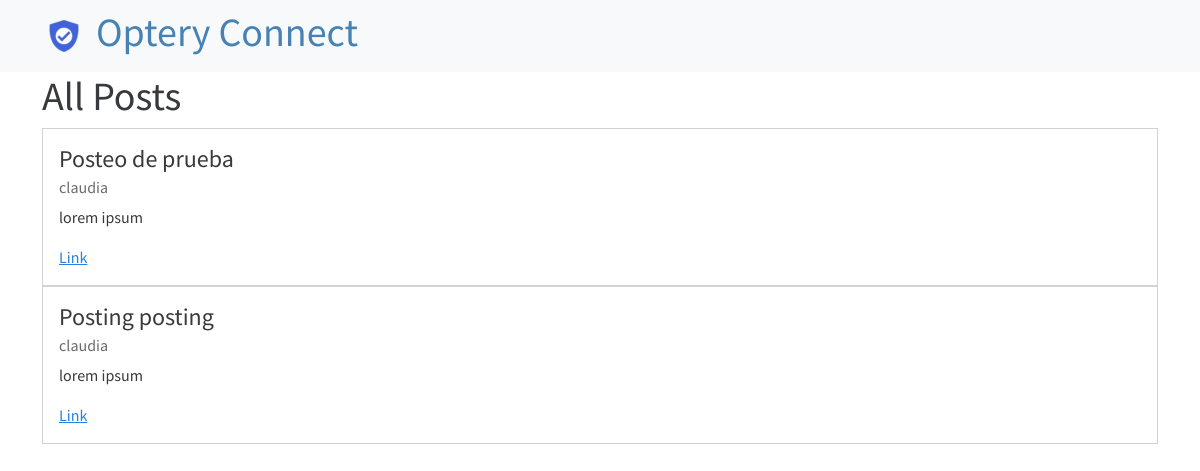
The page /social/posts/ on the database as committed earlier.
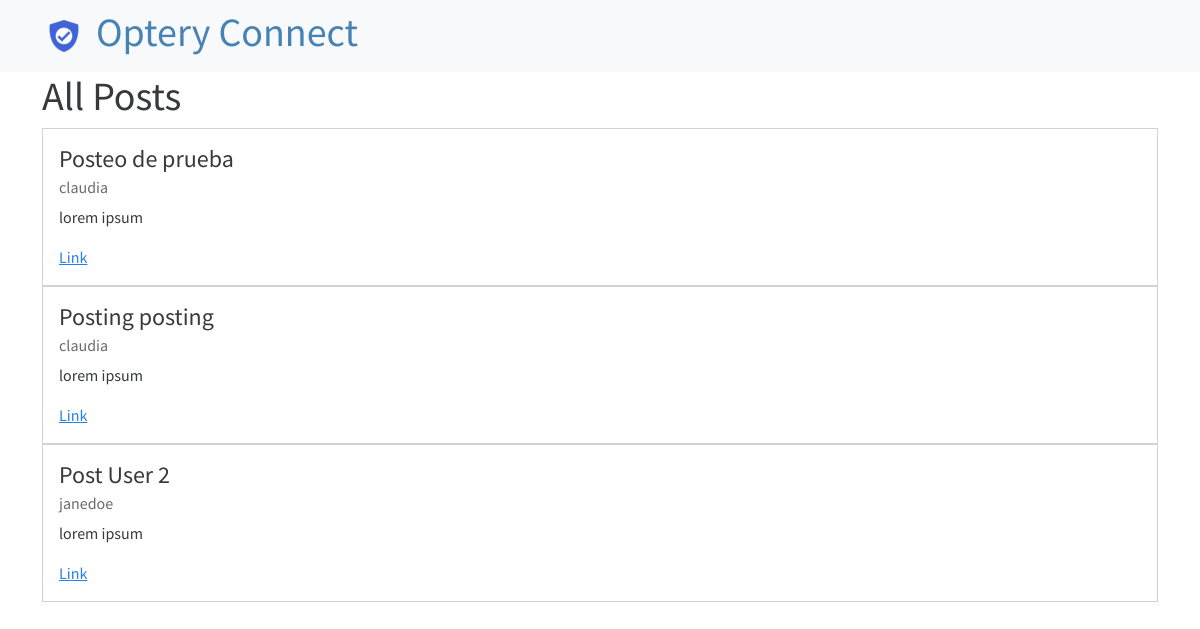
The same page on the database as committed later.
### social/models.py (models this page shows, shortened)
class Post(models.Model):
    title = models.CharField(max_length=200)
    content = models.TextField()
    date_posted = models.DateTimeField(auto_now_add=True)
    author = models.ForeignKey(User, on_delete=models.CASCADE)

### social/views.py (the view)
# urls.py: path('posts/', post_list, name='posts'),
def post_list(request):
    posts = Post.objects.all()
    context = {'posts': posts}
    return render(request, 'social/post_list.html', context)

### templates/social/post_list.html
{% extends 'base.html' %}
{% block content %}
<h1>All Posts</h1>
{% for post in posts %}
<div class="card">
    <div class="card-body">
        <h4 class="card-title">{{ post.title }}</h4>
        <h6 class="card-subtitle mb-2 text-muted">{{ post.author.username }}</h6>
        <p class="card-text">{{ post.content }}</p>
        <a href="#" class="card-link">Link</a>
    </div>
</div>
{% endfor %}
{% endblock %}

Rows that differ between the two databases and show on the page:
added Post: title "Post User 2", author.username "janedoe", content "lorem ipsum"
